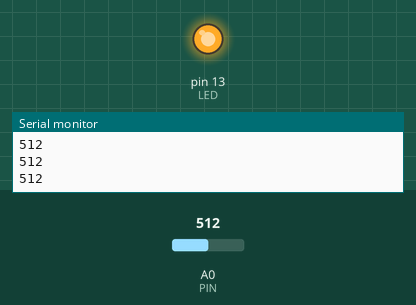
Simulated run of this sketch. Board: Arduino Uno, built with avr-gcc and run on an emulated ATmega328P. On the bench: output pins drawn as LEDs (lit = HIGH), the last lines printed to the serial monitor. The inputs (shaded band) are chosen by the test bench; at power-on: A0 (PIN) = 512.

Above: at 1.2 s.
1.3 s: A0 (PIN) set to 488
At 2.4 s:
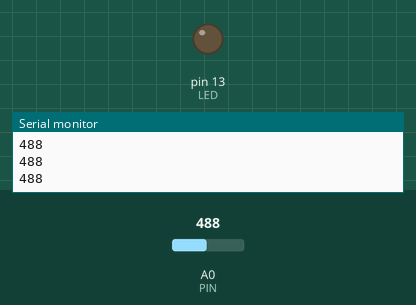
3.0 s: A0 (PIN) set to 510
At 3.6 s:
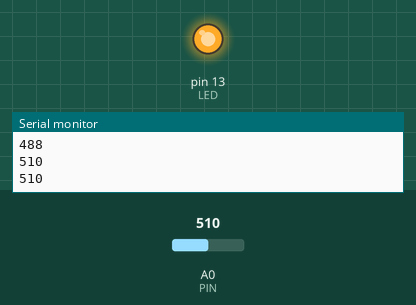
4.5 s: A0 (PIN) set to 490
At 4.8 s:
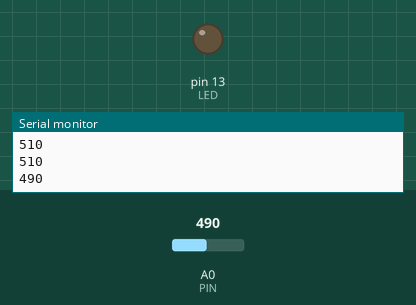
Timing chart, 0 to 7.5 s (numbered marks = the images above; inputs shaded):
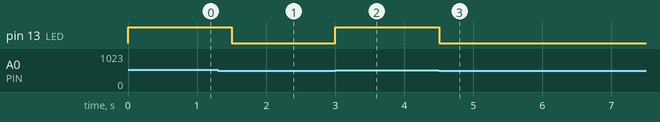

The sketch:

LDR.ino
```cpp
#define PIN A0
#define LED 13

void setup() {
  Serial.begin(9600);
  pinMode(LED, OUTPUT);
  digitalWrite(LED, LOW);
}

void loop() {
  int value = analogRead(PIN);
  Serial.println(value);
  if (value >= 500) {
    digitalWrite(LED, HIGH);
  } else {
    digitalWrite(LED, LOW);
  }
  delay(300);
}
```

Measured:
- the behaviour switches between 500 and 499 on A0 (PIN) (found by bisection; images 0 and 1)
- after the input at 1.3 s, pin 13 (LED): HIGH → LOW after 0.20 s
- after the input at 3.0 s, pin 13 (LED): LOW → HIGH at once
- after the input at 4.5 s, pin 13 (LED): HIGH → LOW at once
